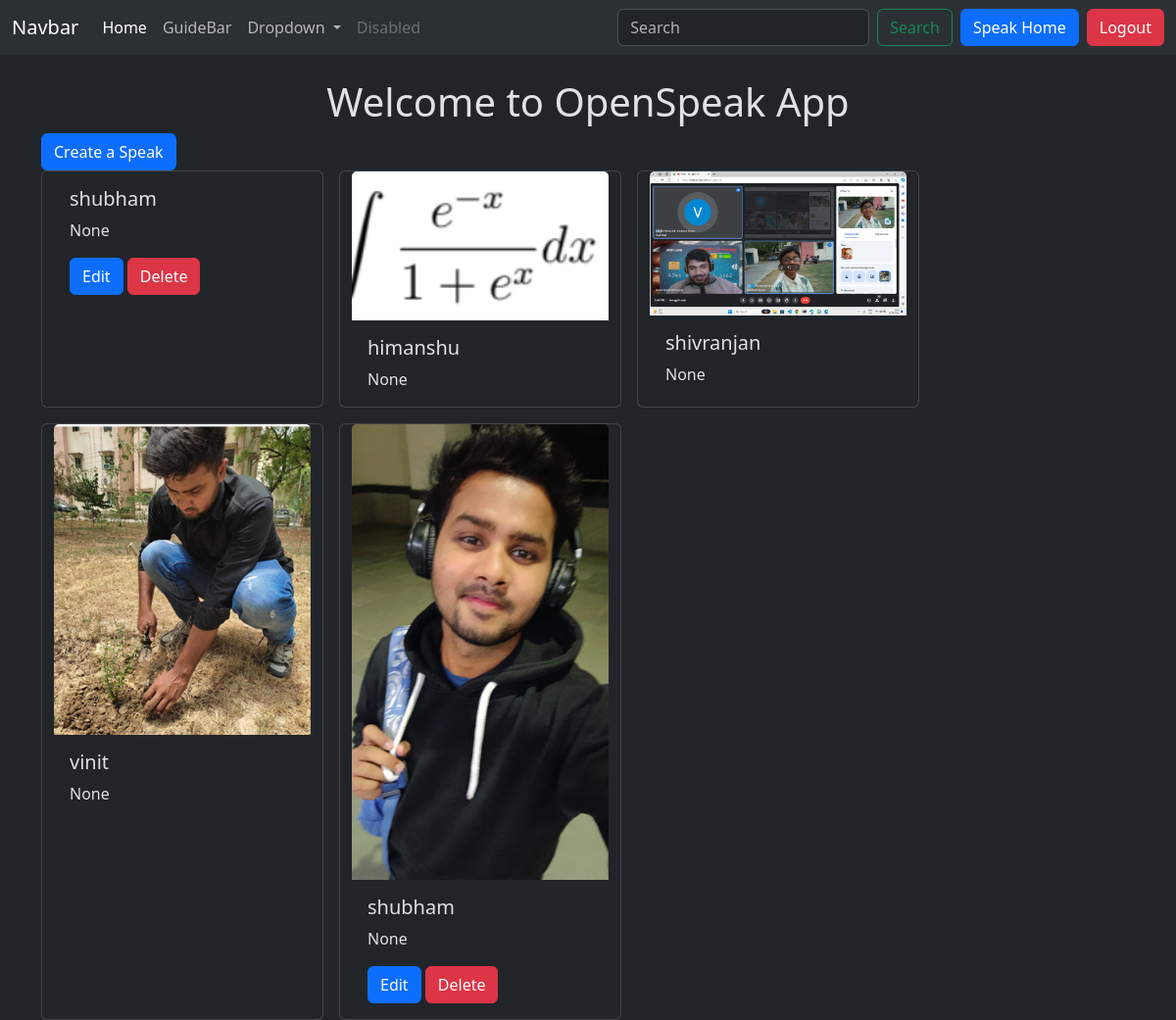
The page /OpenSpeak/ (signed in) on the database its author committed.
### OpenSpeak/models.py (models this page shows, shortened)
class Speak(models.Model):
    user=models.ForeignKey(User, on_delete=models.CASCADE)
    text=models.TextField(max_length=100)
    photo=models.ImageField(upload_to='photos/',blank=True,null=True)
    created_at =models.DateTimeField(auto_now_add=True)
    updated_at=models.DateTimeField(auto_now=True)

### OpenSpeak/views.py (the view)
# urls.py: path('',views.Speak_list, name='Speak_list'),
def Speak_list(request):
    speaks=Speak.objects.all().order_by('-created_at')
    for i in speaks:
        print(i.text,i.id)
    return render(request,'Speak_list.html',{'speaks':speaks})

### OpenSpeak/templates/Speak_list.html (shortened to what this page needs)
{% extends "layout.html" %}
{% block content %}
    <h1 class ="text-center mt-4">Welcome to OpenSpeak App</h1>
    <a class="btn btn-primary" href="{% url 'speak_create' %}">Create a Speak</a>
    <div class="container row gap-3">
        {% for speak in speaks %}
        <div class="card" style="width: 18rem;">
            {% if speak.photo %}
            <img src="{{ speak.photo.url }}" class="card-img-top" alt="...">
            {% endif %}
            <div class="card-body">
                <h5 class="card-title">{{speak.user.username}}</h5>
                <p class="card-text">{{ speak.text }}</p>
                {% if speak.user == user %}
                <a href="{%url 'speak_edit' speak.id%}" class="btn btn-primary">Edit</a>
                <a href="{%url 'speak_delete' speak.id%}" class="btn btn-danger ">Delete</a>
                {% endif %}
            </div>
        </div>
        {% endfor %}
    </div>
{% endblock  %}

### rows shown on the page
Speak: user.username "shubham", text "None", shows "Edit"
Speak: photo (picture), user.username "himanshu", text "None"
Speak: photo (picture), user.username "shivranjan", text "None"
Speak: photo (picture), user.username "vinit", text "None"
Speak: photo (picture), user.username "shubham", text "None", shows "Edit"
